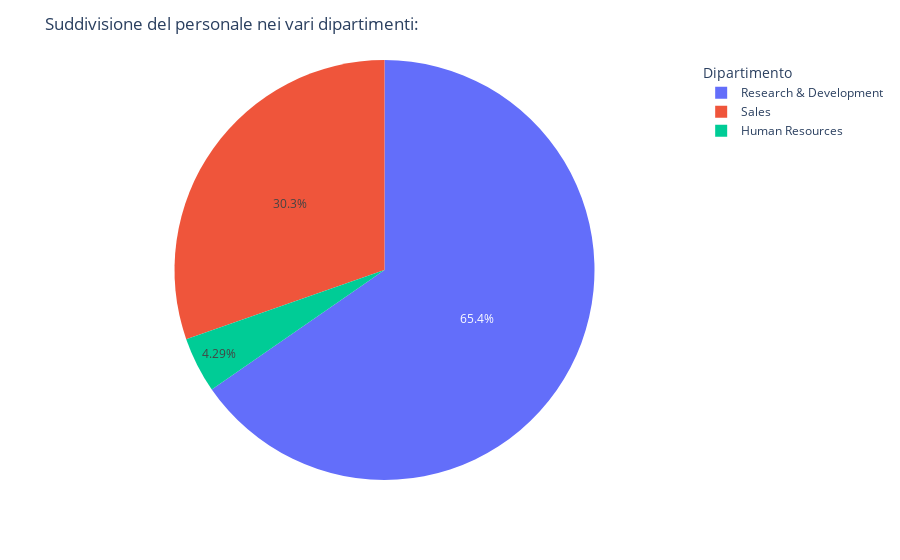

Notebook code cell kept with this figure:
### Markdown cell above
## Analisi dipartimentali

### Code cell
#Percentuale di dipendenti per ogni dipartimento

fig0=px.pie(data_frame=df,names="Department")
fig0.layout["legend"]["title"] = "Dipartimento"
fig0.layout["title"] = "Suddivisione del personale nei vari dipartimenti:"
fig0.show()

### Figure 1 — Plotly figure (JSON) as saved in the notebook; plotly's stock layout.template omitted (floating-point values rounded to 4 significant figures; data arrays with more than 128 entries replaced by an {"elided": "..."} marker saying what was removed)
{"data": [{"domain": {"x": [0, 1], "y": [0, 1]}, "hovertemplate": "Department=%{label}<extra></extra>", "labels": {"elided": "1470 str values"}, "legendgroup": "", "name": "", "showlegend": true, "type": "pie"}], "layout": {"autosize": true, "legend": {"title": {"text": "Dipartimento"}, "tracegroupgap": 0}, "margin": {"t": 60}, "title": {"text": "Suddivisione del personale nei vari dipartimenti:"}}}
